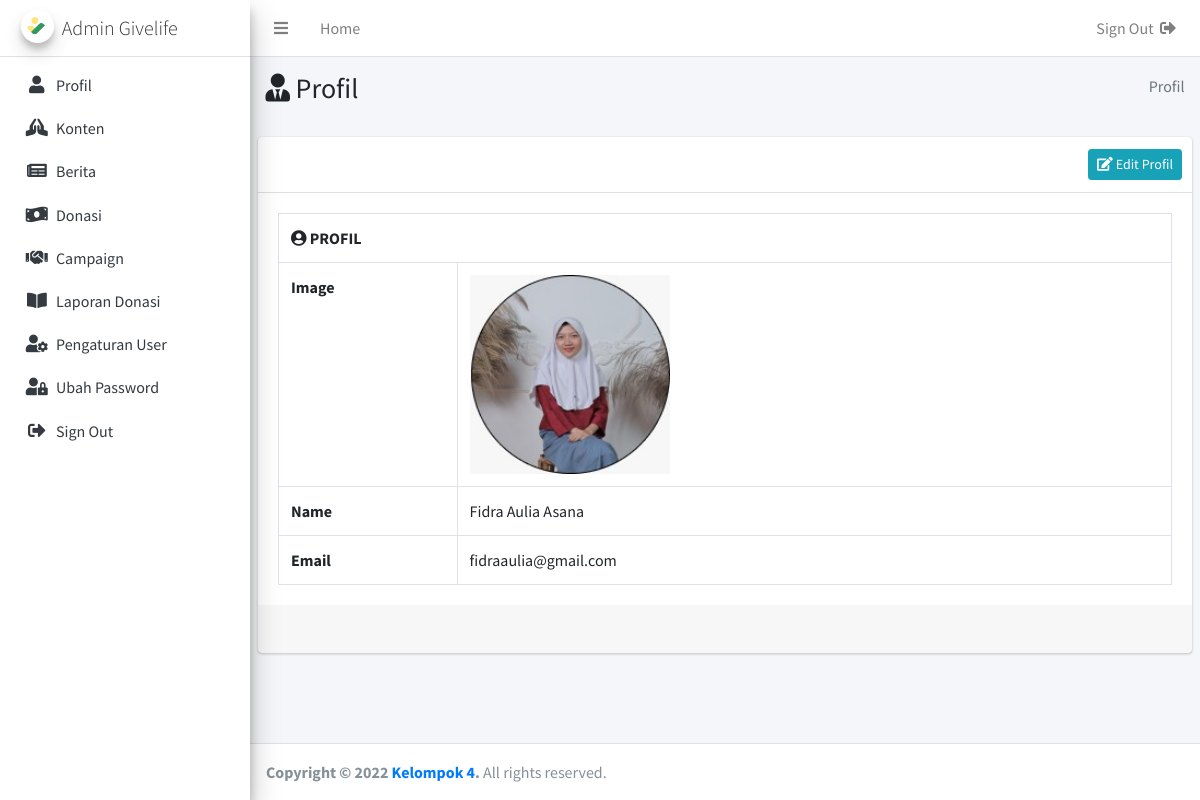
The page /admin/index.php?include=profil (signed in) on the database its author committed.
### tables this page shows
CREATE TABLE `user` (
  `id_user` int(11) NOT NULL,
  `nama` varchar(200) DEFAULT NULL,
  `email` varchar(200) DEFAULT NULL,
  `username` varchar(200) DEFAULT NULL,
  `password` varchar(200) DEFAULT NULL,
  `foto` varchar(200) DEFAULT NULL
);

### admin/include/profil.php (the view, shortened to what this page needs)
<?php
$id_user = $_SESSION['id_user'];
$sql = "SELECT `nama`, `email`, `foto` FROM `user`
WHERE `id_user`='$id_user'";
$query = mysqli_query($koneksi, $sql);
while($data = mysqli_fetch_row($query)){
	$nama = $data[0];
	$email = $data[1];
	$foto = $data[2];
}
?>
    <section class="content-header">
      <div class="container-fluid">
        <div class="row mb-2">
          <div class="col-sm-6">
            <h3><i class="fas fa-user-tie"></i> Profil</h3>
          </div>
          <div class="col-sm-6">
            <ol class="breadcrumb float-sm-right">
              <li class="breadcrumb-item active">Profil</li>
            </ol>
          </div>
        </div>
      </div>
    </section>
    <section class="content">
            <div class="card">
              <div class="card-header">
                <div class="card-tools">
                  <a href="index.php?include=edit-profil" class="btn btn-sm btn-info float-right"><i class="fas fa-edit"></i> Edit Profil</a>
                </div>
              </div>
              <div class="card-body">
                <table class="table table-bordered">
                    <tbody>
                      <tr>
                        <td colspan="2"><i class="fas fa-user-circle"></i> <strong>PROFIL<strong></td>
                      </tr>
                      <tr>
                        <td width="20%"><strong>Image<strong></td>
                        <td width="80%">
                        <?php if (!empty($foto)) {?>
                          <img src="foto/<?php echo $foto;?>" class="img-fluid" width="200px;"></td>
                        <?php }?>
                      </tr>
                      <tr>
                        <td width="20%"><strong>Name<strong></td>
                        <td width="80%"><?php echo $nama; ?></td>
                      </tr>
                      <tr>
                        <td width="20%"><strong>Email<strong></td>
                        <td width="80%"><?php echo $email;?></td>
                      </tr>
                    </tbody>
                  </table>
              </div>
              <div class="card-footer clearfix">&nbsp;</div>
            </div>
    </section>

### rows shown on the page
user: foto (picture), nama "Fidra Aulia Asana", email "fidraaulia@gmail.com"
